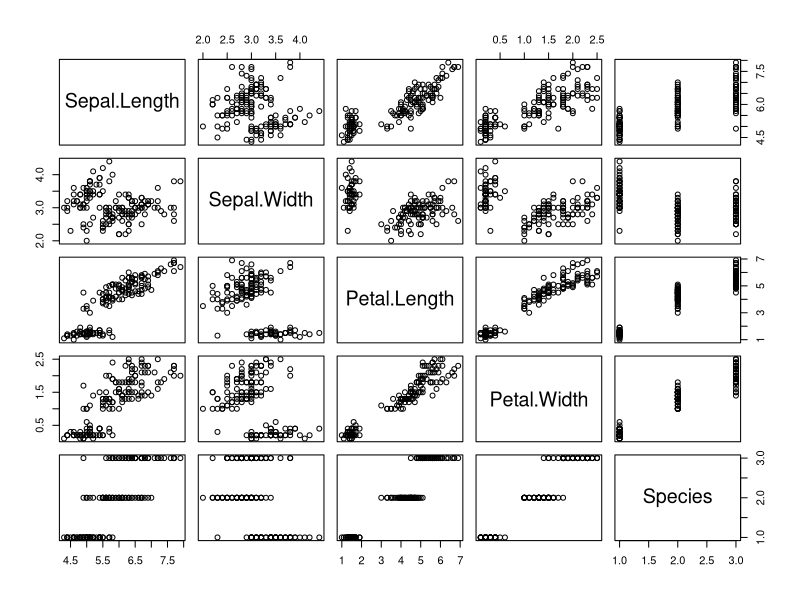
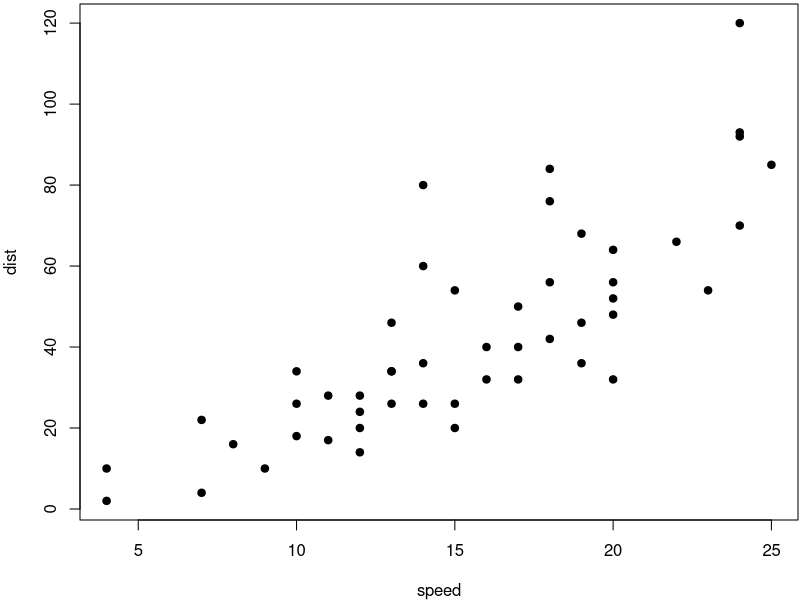
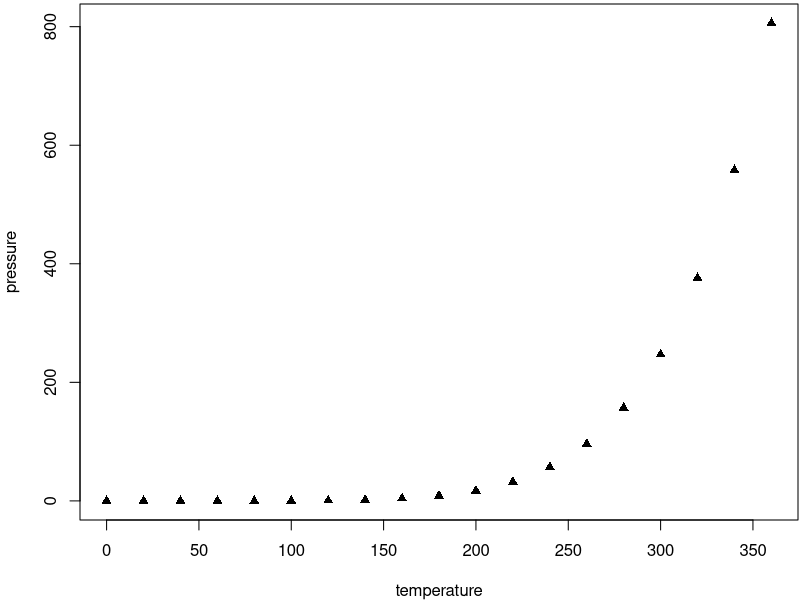

Source code (R) for these figures, in order:
## ---- chunk 1
print("Hello world 1")
## ---- chunk 2
print("Hello world 2")
## ---- chunk 3
plot(iris)
## ---- chunk 4
par(mar = c(4, 4, .2, .1))
plot(cars, pch = 19)
plot(pressure, pch = 17)
